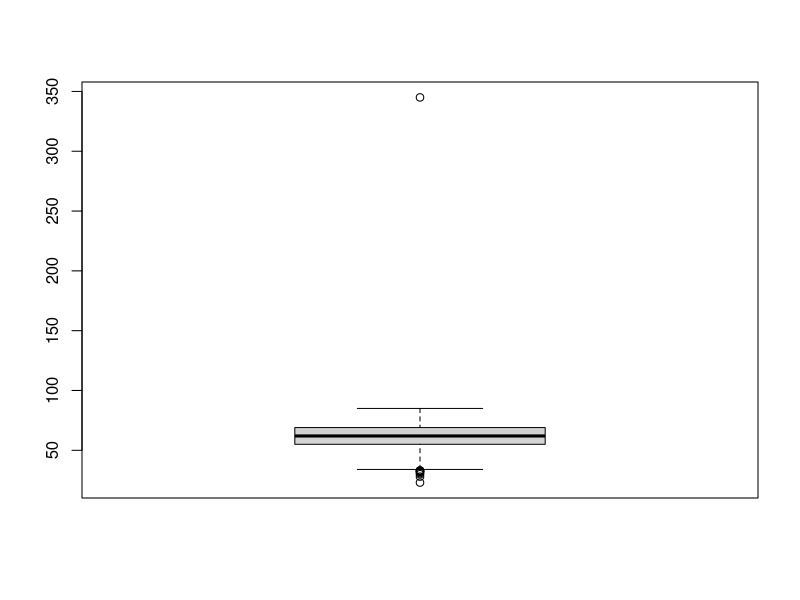
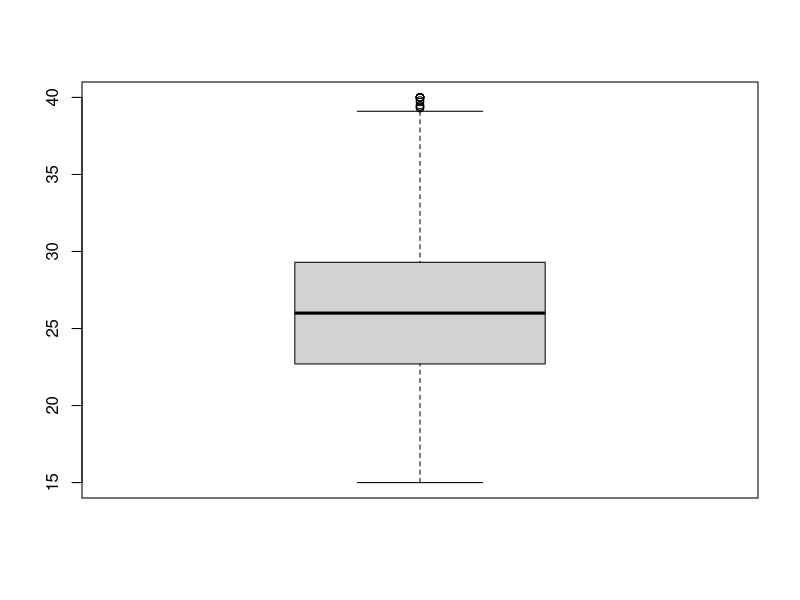
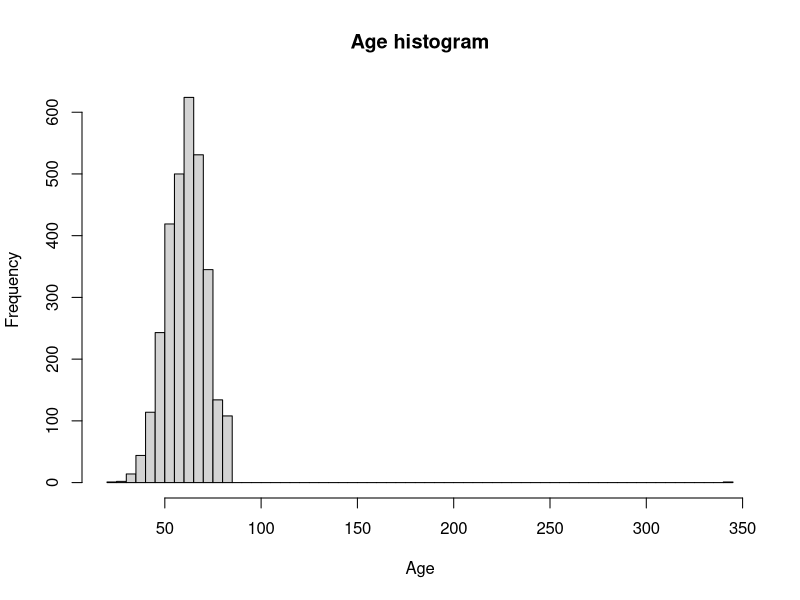
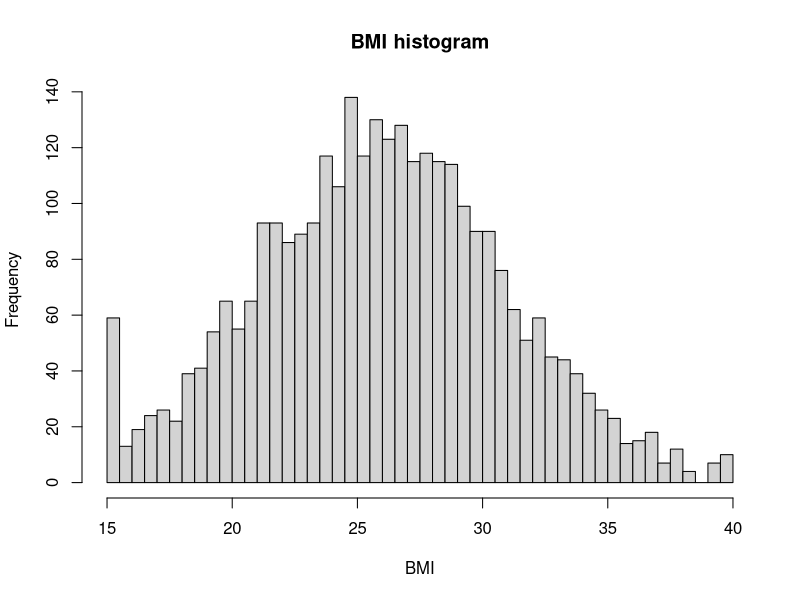
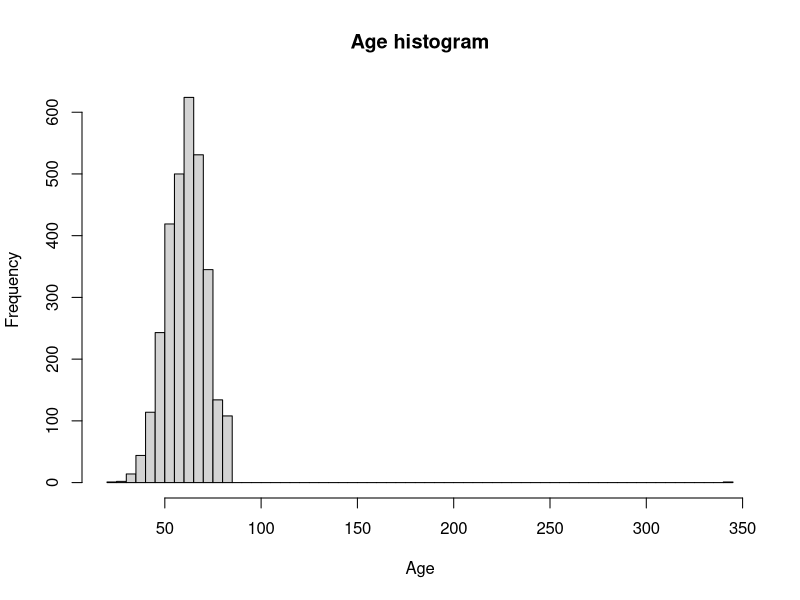
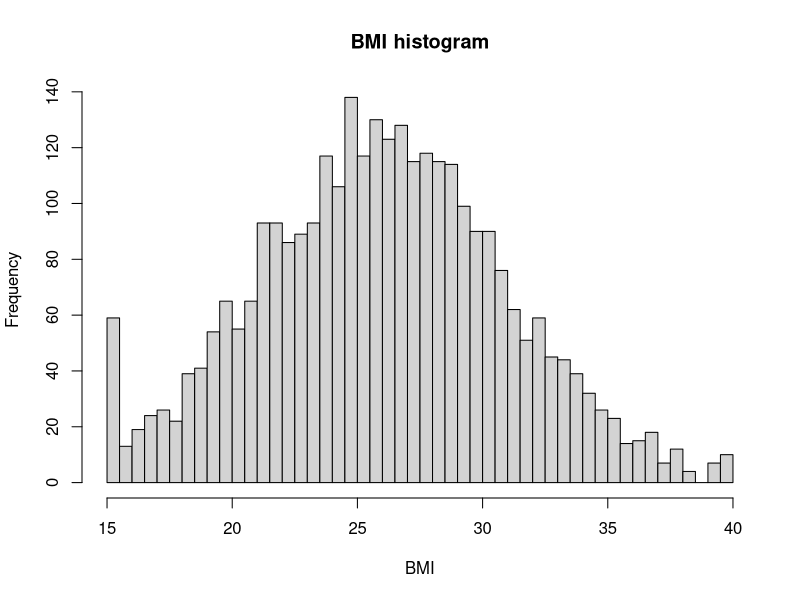

Generate these figures, in order, with R:
library(tidyverse)
library(dplyr)
library(ggplot2)
library(skimr)
library(lubridate)

# Load the raw data 
cohort_data <- read.csv("data/raw/cohort-data.csv")

# Inspect high level data characteristics using summary, str, and skim functions
summary(cohort_data)
str(cohort_data)
skim(cohort_data)
head(cohort_data)

# Already we can see some issues such an impossible age entry '345', inconsistent header names and date reporting
# Will check through all data quality indicators step by step
###------------------------------------------------------------------------------
# (Check - 1) Analyzable 
# - Data organized in predictable structure
# - First row has variable names (headers of columns)
# - All other rows contain data values (one observation per row)
# - At least one column has a unique identifier (for each row)
# - There is no usage of symbols, colours, or formatting to convey meaning
# - No combination of information in single cells


# There are 8 columns in the cohort-data, which matched the expected columns in the data dictionary
# The names of some column headers are inconsistent and need fixing, will fix as per data dictionary
# There seem to be 3080 IDs but 3088 rows which suggests some duplication

cohort_data <- cohort_data %>% 
  rename(age = Age,
         sex = SEX..1.MALE.,
         smoking_status = SMOKE,
         follow_up_date = DATE_losstofollowup,
         entry_date = entrydate)


# Checking for duplicates in the unique identifier column
nrow(cohort_data) == length(unique(cohort_data$ID))

# FALSE, indicates clearly that there are some duplicate rows

# Observe which rows are duplicated
cohort_data %>%
  group_by(ID) %>%
  filter(n() > 1) %>%        # keep only duplicate IDs
  arrange(ID, entry_date) %>% # order by ID and optionally by date
  ungroup() 

# Exact duplicates removed as they are likely to be data entry errors

cohort_data <- cohort_data %>% 
  distinct()
# Confirming no more duplicates persist, should give us TRUE
nrow(cohort_data) == length(unique(cohort_data$ID))

# There are no cells with combined information

###-----------------------------------------------------------------------------
# (Check-2) Interpretable
# - Each variable name must be unique.
# - Names must not contain spaces or special characters, with the exception of underscores (_). Avoid periods (.) or hyphens (-).
# - Names must not begin with a number.
# - Names should not exceed 32 characters.
# - Names should be meaningful and descriptive.
# - Capitalization and delimiters should be applied consistently throughout.
# - When variable names follow a structured order, apply it consistently (e.g., avoid mixing phq9_item1 and item2_phq9).

# All variable names pass check 2 after renaming in the earlier section.

###-----------------------------------------------------------------------------
# (Check - 3) Complete
# - No missing cases
# - No duplicate cases
# - Unless in long format, number of rows in dataset must match expected sample size
# - Number of columns in the dataset should total intended number
# - Cross check data with data dictionary to confirm that no expected columns are missing

# Duplicate cases (exact duplicates of full rows) have been removed already

# Checking if there are missing values in any of the columns for any observation
colSums(is.na(cohort_data) | (cohort_data == "" & !sapply(cohort_data, is.numeric)))

# No expected columns are missing, crosschecked with data dictionary
# No information on the sample size expected, so unable to validate that part

###-----------------------------------------------------------------------------

# # (Check - 4) - Valid
# - Variable types align with expectations (e.g., numeric, character, date)
# - Variable values and ranges match plan / expectation (e.g., 1–5 for Likert scales)
# - Item-level missingness follows universe rules and skip patterns

# ID is as integer which is okay and ranges from 1 to 3080
# Age is as integer but we know there are some definite outliers like 345, so visualize and flag this as problematic
# and change age to numeric as per data dictionary
boxplot(cohort_data$age)
# We can flag this observation in the flag column
cohort_data <- cohort_data %>% 
  mutate(age_flag = ifelse(age < 0 | age > 120, 
                       "outlier age", NA_character_))
cohort_data$age <- as.numeric(cohort_data$age)

# Sex should be changed to Male and Female as per data dictionary instead of 0 and 1, however there is no available information
# on the coding, so leaving it as is but changing it to a factor
cohort_data$sex <- factor(cohort_data$sex)
table(cohort_data$sex)

# BMI is numeric and ranges from 15 to 40 which is plausible
boxplot(cohort_data$bmi) 

# Socioeconomic data - checking how the entries are made and converting to factor
unique(cohort_data$socioeconomic_status)
cohort_data$socioeconomic_status <- factor(cohort_data$socioeconomic_status,
                                           levels = c("Low", "Medium", "High"))

# Smoke data - checking how the entries are made and converting to factor

unique(cohort_data$smoking_status) # we can see that there are inconsistencies in capitalization
cohort_data <- cohort_data %>% 
  mutate(smoking_status = recode(smoking_status,
                        "former" = "Former",
                        "never" = "Never",
                        "current" = "Current")) 
cohort_data$smoking_status <- factor(cohort_data$smoking_status,
                            levels = c("Never", "Former", "Current"))

# Dates are very inconsistent - some seem to be coded as MM/DD/YYYY (based on the fact that months cannot exceed 12)
# However that does not guarantee all values where days is between 1- 12 is also coded as MM/DD/YYYY - we can flag this and check with the data entry system
# if indeed all have been entered as MM/DD/YYYY (if a slash is included at all in the date). Other strings cannot be safely converted as there is no documentation on what they represent.

cohort_data$clean_entry_date <- as.Date(NA)

# Find rows that contain a slash (MM/DD/YYYY)
slash_rows <- grep("/", cohort_data$entry_date)

# Convert only those rows to Date
cohort_data$clean_entry_date[slash_rows] <- as.Date(
  cohort_data$entry_date[slash_rows],
  format = "%m/%d/%Y"
)

# Similarly for date of loss to follow up

cohort_data$clean_follow <- as.Date(NA)

# Find rows that contain a slash (MM/DD/YYYY)
slash_rows_follow <- grep("/", cohort_data$follow_up_date)
# Convert only those rows to Date
cohort_data$clean_follow[slash_rows_follow] <- as.Date(
  cohort_data$follow_up_date[slash_rows_follow],
  format = "%m/%d/%Y"
)

# Flagging unclear dates in the date_flag column, renaming clean date columns 
# with appropriate name and replacing original unformatted date columns
cohort_data <- cohort_data %>%
  mutate(
    date_flag = ifelse(is.na(clean_entry_date) | is.na(clean_follow), "dates unclear", NA),
    entry_date = clean_entry_date,
    follow_up_date = clean_follow
  ) %>%
  select(-clean_entry_date, -clean_follow)


###-----------------------------------------------------------------------------

# (Check-5) Accurate
# - Data adhere to expectations based on implicit knowledge
# - Cross check related variables for consistency
# 
# (Check-6) Consistent
# - Variables are consistently measured, formatted, or categorized within a column
# - If same variables are collected across multiple data sources, it should be measured and formatted identically 
# 
# (Check-77) De-identified
# - No direct identifiers in data
# - Assess and minimise indirect identifiers as needed

# Related variables of entry date and loss to follow up date were crosschecked to ensure chronological order
cohort_data %>%
  filter(!is.na(entry_date) & !is.na(follow_up_date) & follow_up_date < entry_date)
# Zero here ensures chronological order is maintained

# Confirming all data types are as needed per column across all columns
str(cohort_data)

# No direct de-identifiers are identified in the data 

# To check if there are any small group sizes

table(
  cohort_data$sex,
  cohort_data$socioeconomic_status,
  cohort_data$smoking_status
)

# for continuous variables - age and bmi boxplots did not identify a single outlier except 345 years age which is flagged, 
# other outlier values are clustered and therefore less 
hist(cohort_data$age, breaks = 50, main = "Age histogram", xlab = "Age")
hist(cohort_data$bmi, breaks = 50, main = "BMI histogram", xlab = "BMI")

# Age histogram with counts
age_hist <- hist(cohort_data$age, breaks = 50, main = "Age histogram", xlab = "Age")
data.frame(
  bin_start = age_hist$breaks[-length(age_hist$breaks)],
  bin_end   = age_hist$breaks[-1],
  count     = age_hist$counts
)

# Note there are no small counts in categories over 40 years which will be the included data in the final dataset

# BMI histogram with counts
bmi_hist <- hist(cohort_data$bmi, breaks = 50, main = "BMI histogram", xlab = "BMI")
data.frame(
  bin_start = bmi_hist$breaks[-length(bmi_hist$breaks)],
  bin_end   = bmi_hist$breaks[-1],
  count     = bmi_hist$counts
)

# There are no very small counts in BMI categories

# Now applying the inclusion exclusion criteria for cohort data (as applicable to this portion of the data)
# entry_date must be between January 1st 2005 and December 31st 2010
# patients must be 40 years or older at index date

selected_cohort_data <- cohort_data %>%
  filter(
    entry_date >= as.Date("2005-01-01") & entry_date <= as.Date("2010-12-31"),
    age >= 40
  )

all(is.na(selected_cohort_data$age_flag))
all(is.na(selected_cohort_data$date_flag))
# there are no entries in age or date flag for the selected cohort data so we will remove these columns

selected_cohort_data <- selected_cohort_data %>% 
  select(-age_flag,-date_flag)
